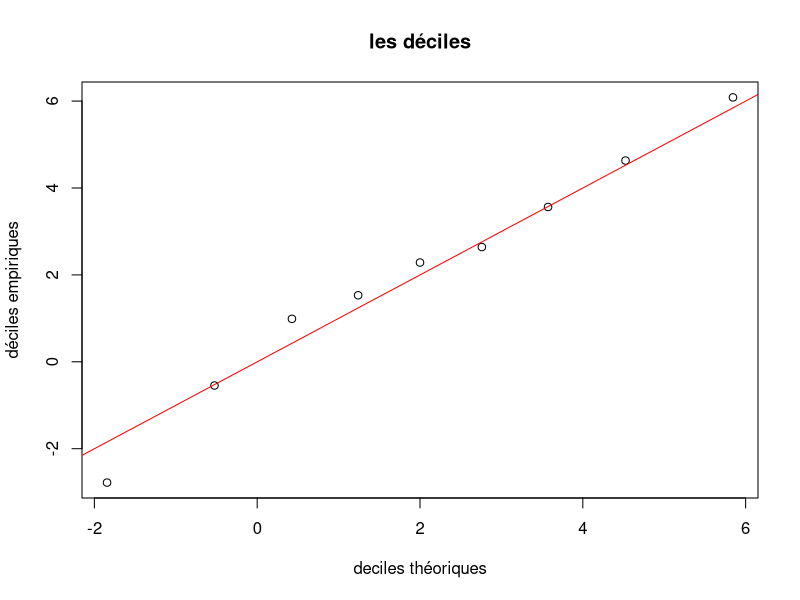
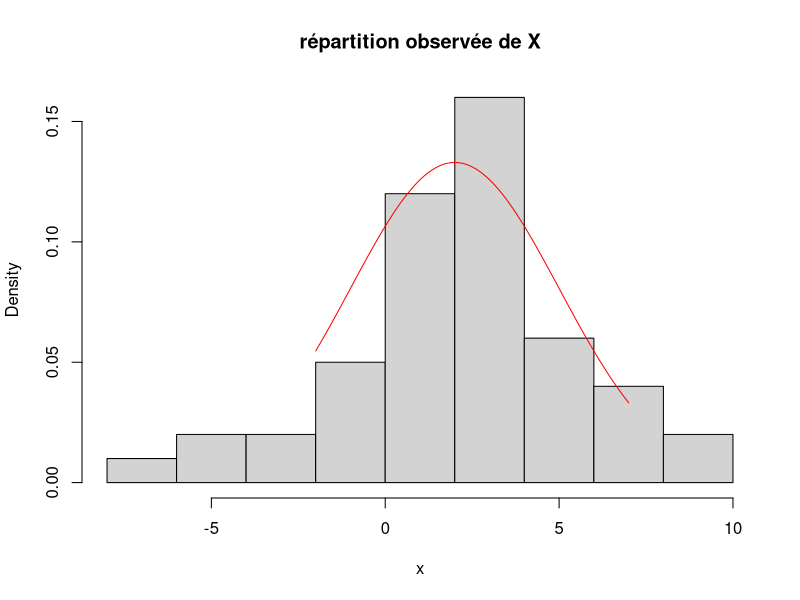
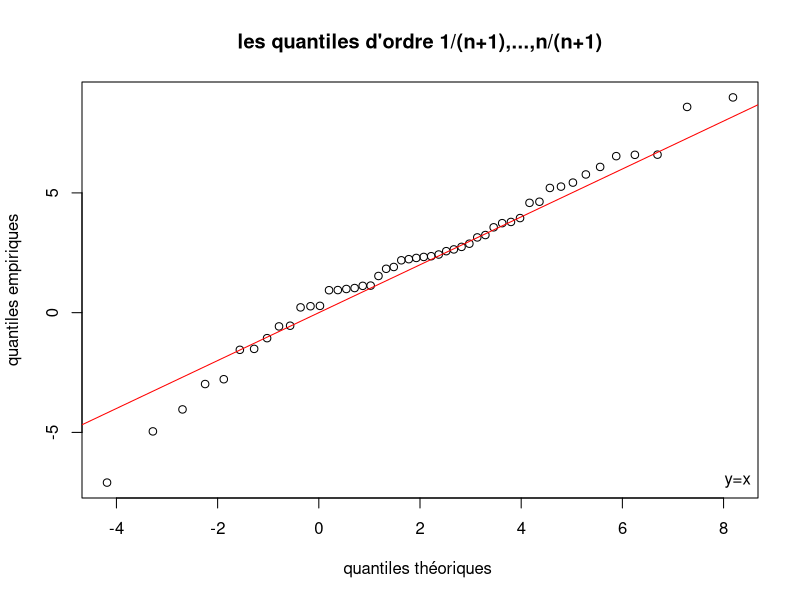
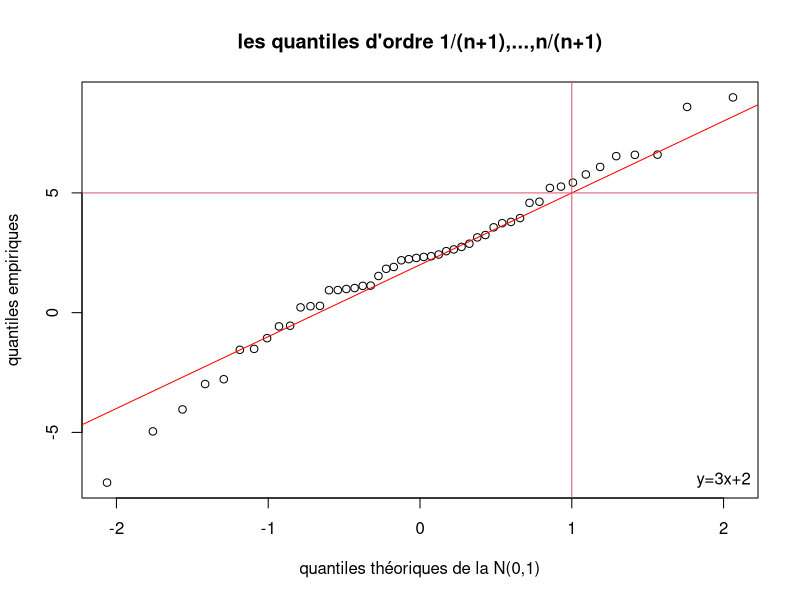
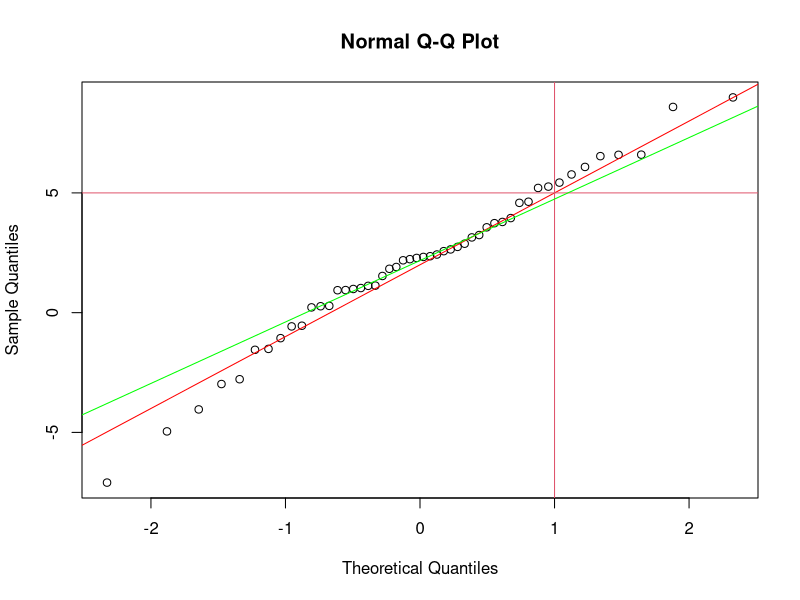
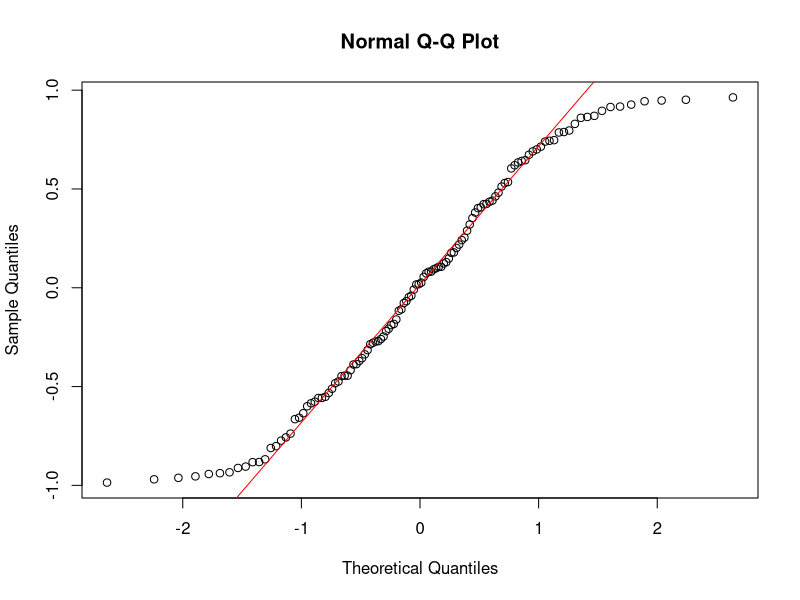
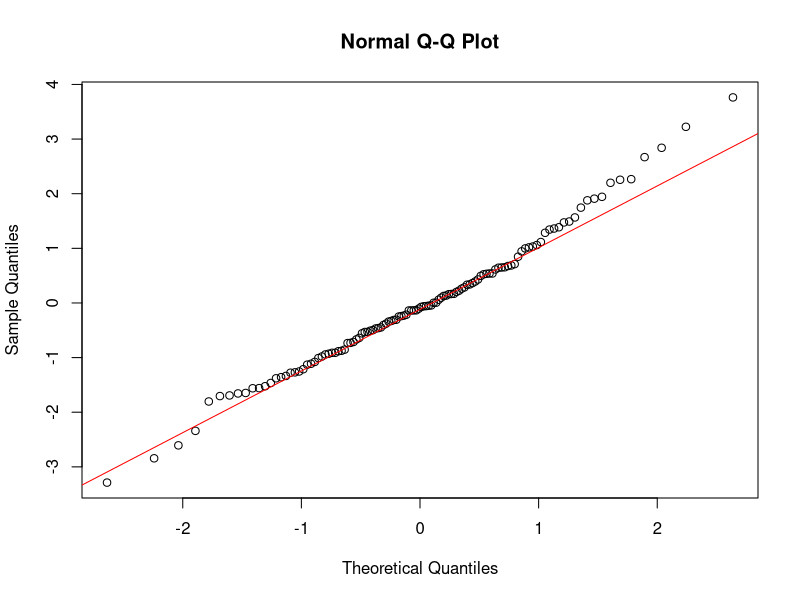
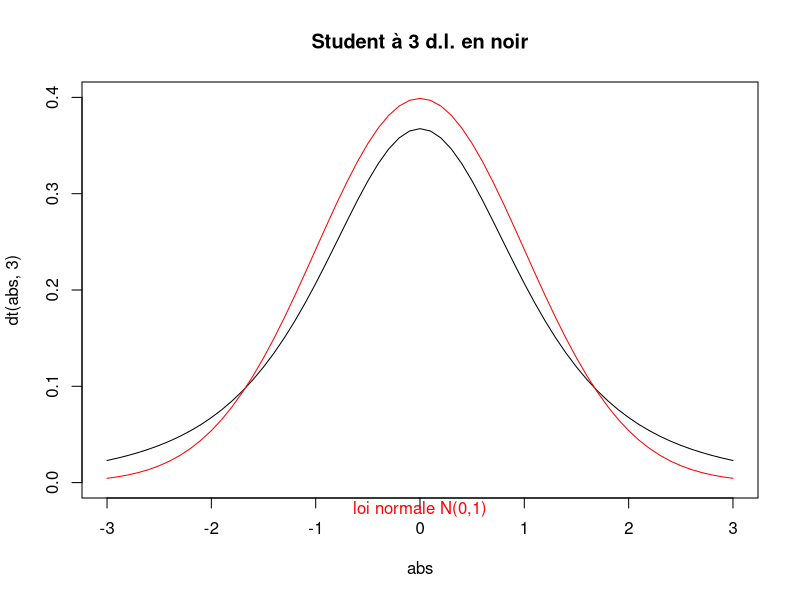

R code for these plots, in order:

###################################################
#------------Exercice 1------------------------
###################################################
mu<-2
sigma<-3
#----------question 1---------------------
n<-50
(rnorm(n,mu,sigma)->x)

#----------question 2---------------------
(quantile(x,probs=seq(0.1,0.9,0.1),type=1)->demp) #deciles empiriques (selon le mode de calcul du qqplot)
#par défaut R chosit type=7

#----------question 3--------------------
(qnorm(seq(0.1,0.9,0.1),mu,sigma)->dtheo) #deciles théoriques

#----------question 4--------------------
plot(dtheo,demp,main="les déciles",xlab="deciles théoriques", ylab="déciles empiriques")
abline(0,1,col="red")#le décile empirique approche le décile théorique

#----------question 5--------------------
hist(x,prob=T,main="répartition observée de X")
points(seq(-2,7,0.1),dnorm(seq(-2,7,0.1),mu,sigma),col="red",type="l")
#l'histogramme est assez proche de la densité qui est la répartition théorique de X

#----------question 6--------------------
quantile(x,probs=seq(1:n)/(n+1),type=1)->qemp
sort(x)#echantillon ordonné en croissant
quantile(x,probs=seq(1:n)/(n+1),type=1)-sort(x)
#les quantiles empiriques d'ordres 1/(n+1),...,n/(n+1) coincident avec l'échantillonn ordonné

#----------question 7-------------------
qnorm(seq(1:n)/(n+1),mu,sigma)->qtheo
plot(qtheo,qemp,xlab="quantiles théoriques ",ylab="quantiles empiriques",main="les quantiles d'ordre 1/(n+1),...,n/(n+1)")
abline(0,1,col="red")
legend("bottomright",legend="y=x",bty="n")

#----------question 8------------------
qnorm(seq(1:n)/(n+1))->qtheoc#quantiles théoriques pour la centrée réduite
plot(qtheoc,qemp,xlab="quantiles théoriques de la N(0,1)",ylab="quantiles empiriques",main="les quantiles d'ordre 1/(n+1),...,n/(n+1)")
abline(mu,sigma,col="red")

legend("bottomright",legend="y=3x+2",bty="n",col=2)
abline(v=1,col=2)
abline(h=5,col=2)
#----------question 9-----------------
par(mfrow=c(1,1))
qqnorm(x)
abline(mu,sigma,col="red")
abline(v=1,col=2)
abline(h=5,col=2)
qqline(x,col="green")#pas tout à fait la dtre d'équation y=sigmax+mu qui à
#priori n'est pas connue par contre la droite produite par qqline
#passe en fait par les points d'abscisses premier et troisième quartile et
#ordonnées premier et troisème quartile estimés sur les n tirages. 
#On peut rajouter les duex points en question en vert pour bien se convaincre
#que qqline passe par ces deux points et n'est pas exactement la dte d'equation
#y=sigma x + mu dite dte de Henry (la rouge)
# (u_0.25,qemp_0.25) et (u)
#on obtient le même graphe que dans la question précédente 


###################################################
#------------Exercice 2------------------------
###################################################

#------------question 1----------------------
n<-120

#------------question 2----------------------
(x<-runif(n,-1,1)) #echantillon tiré-Esp=0 et Var=1/3
var(x)
qqnorm(x) 
qqline(x,col="red")
#une forme de S avec les points inférieurs au dessus de la droite et les poins sups au dessus
#signe de queues de distribution plus légères que celles de la normale

#------------question 3-------------------------
(x<-rt(n,3))
var(x)
qqnorm(x) 
qqline(x,col="red")
#le S est dans l'autre sens car la student a des queues de distribution plus lourde que la N(0,1)
#ainsi qu'on peut le voir avec
abs<-seq(-3,3,0.1)
plot(abs,dt(abs,3),type="l",ylim=c(0,0.4), main="Student à 3 d.l. en noir")
points(abs,dnorm(abs),col="red",type="l")
mtext(side=1, "loi normale N(0,1)",col="red")


#----------question 4--------------------------
(x<-rchisq(n,2))
var(x)
qqnorm(x) 
qqline(x,col="red")
#des queues de distribution moins lourde d'un coté (vers 0) et plus lourde de l'autre vers +infini
#et surtout une disymmétrie indiquée par pas de symétrie centrale entre les points
abs<-seq(-3,10,0.1)
plot(abs,dchisq(abs,2),type="l",ylim=c(0,0.6), main="Chi-deux à 3 d.l. en noir")
points(abs,dnorm(abs),col="red",type="l")
mtext(side=1, "loi normale N(0,1)",col="red")
